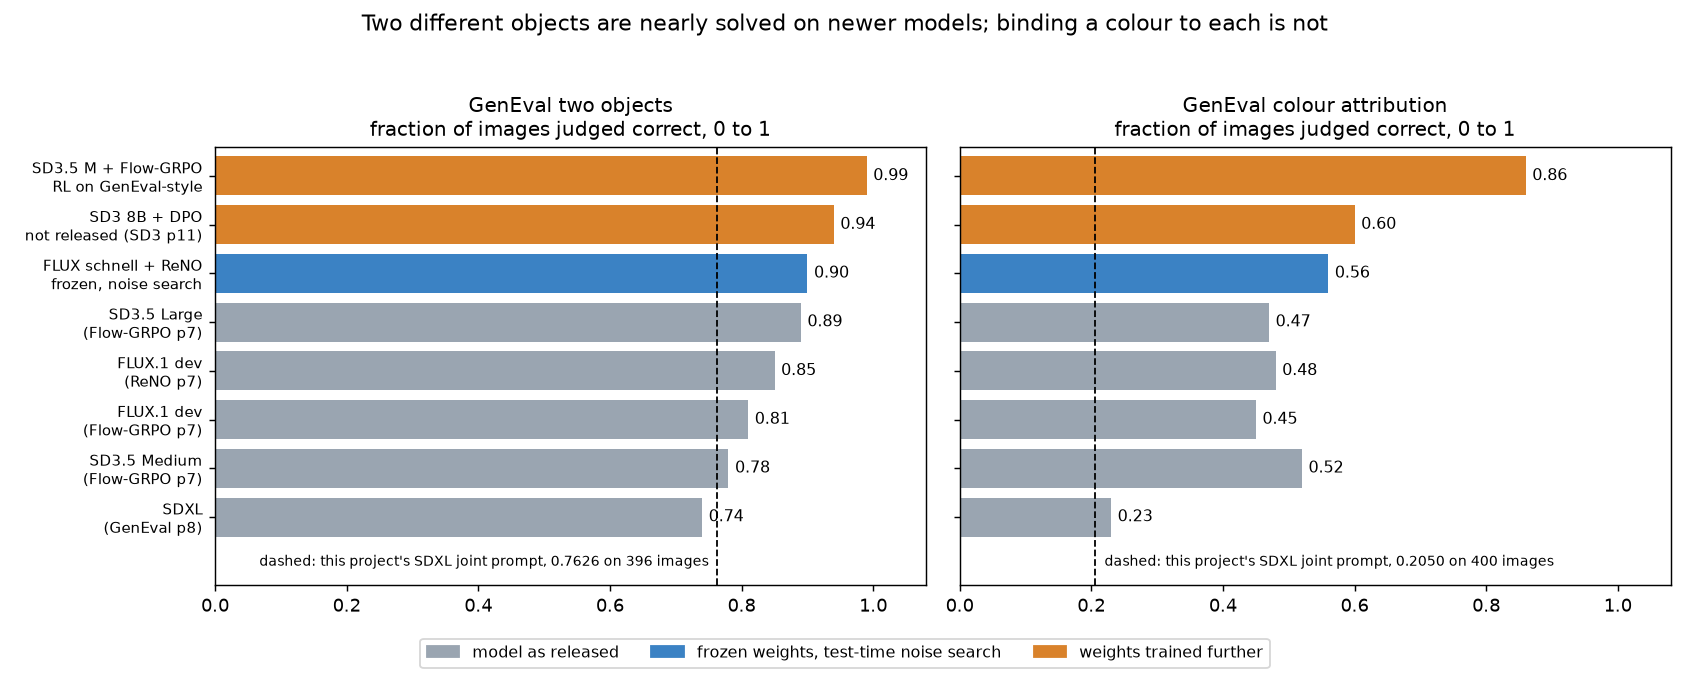

Python code for this plot:
import matplotlib; matplotlib.use("Agg")
import matplotlib.pyplot as plt
rows = [  # label, two-object, colour attribution, kind
 ("SDXL\n(GenEval p8)",0.74,0.23,"base"),
 ("SD3.5 Medium\n(Flow-GRPO p7)",0.78,0.52,"base"),
 ("FLUX.1 dev\n(Flow-GRPO p7)",0.81,0.45,"base"),
 ("FLUX.1 dev\n(ReNO p7)",0.85,0.48,"base"),
 ("SD3.5 Large\n(Flow-GRPO p7)",0.89,0.47,"base"),
 ("FLUX schnell + ReNO\nfrozen, noise search",0.90,0.56,"frozen"),
 ("SD3 8B + DPO\nnot released (SD3 p11)",0.94,0.60,"trained"),
 ("SD3.5 M + Flow-GRPO\nRL on GenEval-style",0.99,0.86,"trained"),
]
col={"base":"#9aa5b1","frozen":"#3b82c4","trained":"#d9822b"}
fig,axes=plt.subplots(1,2,figsize=(13,5.2),sharey=True)
for ax,idx,title in [(axes[0],1,"GenEval two objects"),(axes[1],2,"GenEval colour attribution")]:
    y=range(len(rows))
    ax.barh(y,[r[idx] for r in rows],color=[col[r[3]] for r in rows])
    for i,r in enumerate(rows): ax.text(r[idx]+0.01,i,f"{r[idx]:.2f}",va="center",fontsize=9)
    ax.set_xlim(0,1.08); ax.set_title(title+"\nfraction of images judged correct, 0 to 1",fontsize=11)
    ax.set_yticks(list(y)); ax.set_yticklabels([r[0] for r in rows],fontsize=8.5); ax.set_ylim(-1.4,7.6)
    ax.axvline(0.7626,ls="--",c="k",lw=1) if idx==1 else ax.axvline(0.2050,ls="--",c="k",lw=1)
axes[0].text(0.75,-1.0,"dashed: this project's SDXL joint prompt, 0.7626 on 396 images",fontsize=8,ha="right")
axes[1].text(0.22,-1.0,"dashed: this project's SDXL joint prompt, 0.2050 on 400 images",fontsize=8)
from matplotlib.patches import Patch
fig.legend(handles=[Patch(color=col[k],label=l) for k,l in [("base","model as released"),("frozen","frozen weights, test-time noise search"),("trained","weights trained further")]],loc="lower center",ncol=3,fontsize=9)
fig.suptitle("Two different objects are nearly solved on newer models; binding a colour to each is not",fontsize=12)
plt.tight_layout(rect=(0,0.06,1,0.95))
plt.savefig("/home/molef/PhD/concept-composition/artifacts/notes/progress/gaps/two-object-and-colour-by-model.png",dpi=130)
